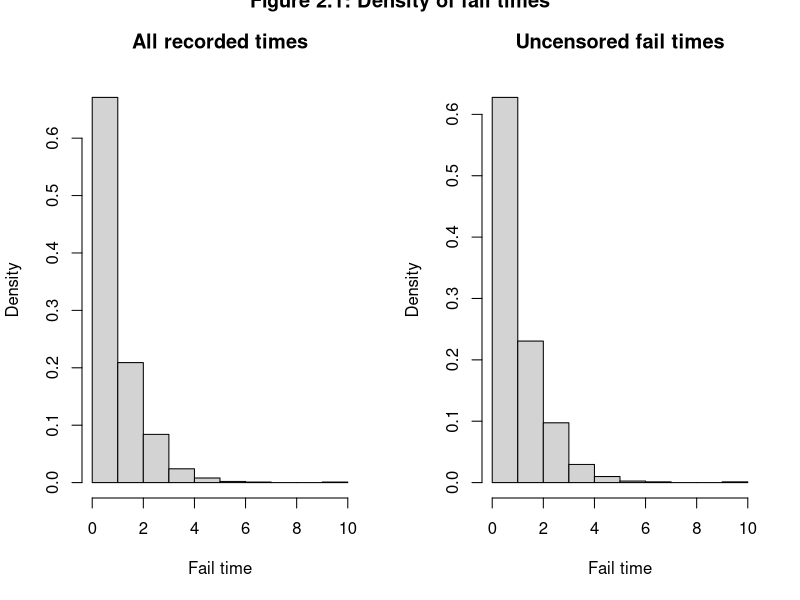

Reproduce this figure in R.
## ---- chunk 1
# Setup

library(magrittr)
library(dplyr)

df_prodfails <- read.csv("censoredproc.csv", sep = ";")
## ---- chunk 2
# Question 2.1

# Create plot grid
par(mfrow = c(1,2))

hist(df_prodfails$time,
     freq = F,
     main = "All recorded times",
     xlab = "Fail time")

hist(df_prodfails %>% filter(cens == 1) %>% extract2(1),
     freq=F,
     main = "Uncensored fail times",
     xlab = "Fail time")

# Set figure title
# Title is currently cropped
title("Figure 2.1: Density of fail times", outer=T)
